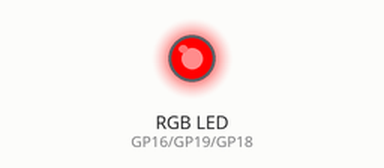
The program below on a simulated Raspberry Pi Pico running CircuitPython. Parts: an RGB LED mixed from three pins (HIGH = lit).

Above: at 0.5 s.
At 2.5 s:
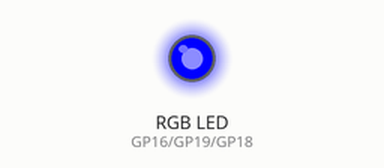
At 3.5 s:
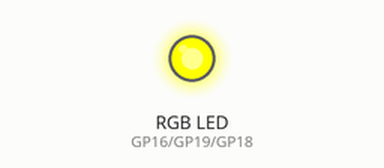
At 4.5 s:
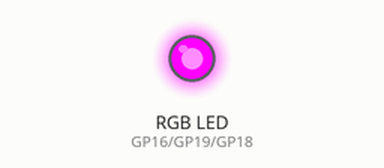
At 6.5 s:
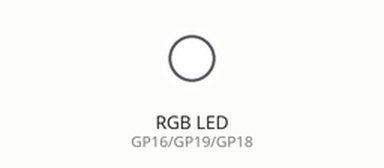
At 8.5 s:
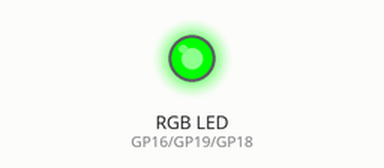
Timing chart, 0 to 9.1 s (numbered marks = the images above):
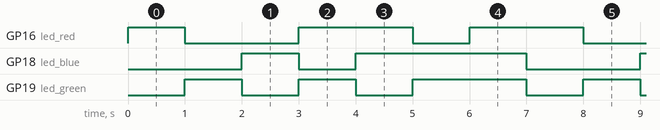

The program:

rgb_led_on_breadboard.py
```python
# Created by: Jaeyoon Lee
# Created on: Dec 2021
#
#  Turn RGB LED on and rotate through each color:
#    red, green, blue, purple, cyan, magenta, yellow and white


import time
import board
import digitalio

led_red = digitalio.DigitalInOut(board.GP16)
led_red.direction = digitalio.Direction.OUTPUT
led_green = digitalio.DigitalInOut(board.GP19)
led_green.direction = digitalio.Direction.OUTPUT
led_blue = digitalio.DigitalInOut(board.GP18)
led_blue.direction = digitalio.Direction.OUTPUT

def rgb_color(red, green, blue):
    led_red.value = red
    led_green.value = green
    led_blue.value = blue
    time.sleep(1)


while True:
    rgb_color(True, False, False)
    rgb_color(False, True, False)
    rgb_color(False, False, True)
    rgb_color(True, True, False)
    rgb_color(True, False, True)
    rgb_color(False, True, True)
    rgb_color(True, True, True)
```

Measured:
- by itself, GP16 (led_red): repeats every 7.0 s: LOW 2.0 s, HIGH 2.0 s, LOW 1.0 s, HIGH 2.0 s
- by itself, GP18 (led_blue): repeats every 7.0 s: LOW 1.0 s, HIGH 3.0 s, LOW 2.0 s, HIGH 1.0 s
- by itself, GP19 (led_green): repeats every 7.0 s: LOW 1.0 s, HIGH 1.0 s, LOW 1.0 s, HIGH 2.0 s, LOW 1.0 s, HIGH 1.0 s
